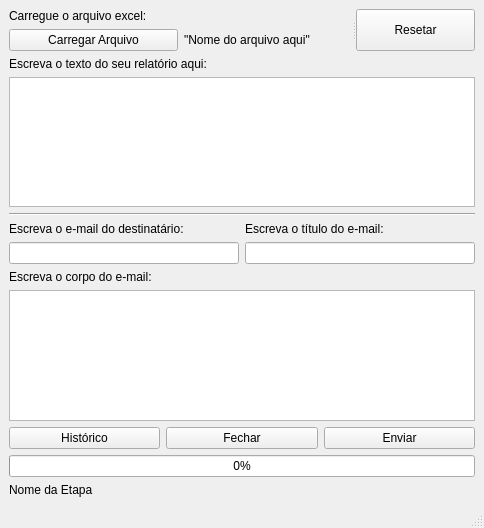
<?xml version="1.0" encoding="UTF-8"?>
<ui version="4.0">
 <class>MainWindow</class>
 <widget class="QMainWindow" name="MainWindow">
  <property name="geometry">
   <rect>
    <x>0</x>
    <y>0</y>
    <width>484</width>
    <height>528</height>
   </rect>
  </property>
  <property name="windowTitle">
   <string>MainWindow</string>
  </property>
  <property name="layoutDirection">
   <enum>Qt::LeftToRight</enum>
  </property>
  <property name="animated">
   <bool>true</bool>
  </property>
  <property name="documentMode">
   <bool>false</bool>
  </property>
  <property name="tabShape">
   <enum>QTabWidget::Rounded</enum>
  </property>
  <widget class="QWidget" name="centralwidget">
   <layout class="QVBoxLayout" name="verticalLayout_7">
    <item>
     <widget class="QSplitter" name="splitter">
      <property name="orientation">
       <enum>Qt::Horizontal</enum>
      </property>
      <widget class="QWidget" name="layoutWidget">
       <layout class="QVBoxLayout" name="verticalLayout">
        <item>
         <widget class="QLabel" name="label_arquivo_excel">
          <property name="text">
           <string>Carregue o arquivo excel:</string>
          </property>
         </widget>
        </item>
        <item>
         <layout class="QHBoxLayout" name="horizontalLayout_2">
          <item>
           <widget class="QPushButton" name="pushButton_carregar_arquivo">
            <property name="text">
             <string>Carregar Arquivo</string>
            </property>
           </widget>
          </item>
          <item>
           <widget class="QLabel" name="label_nome_arquivo">
            <property name="text">
             <string>&quot;Nome do arquivo aqui&quot;</string>
            </property>
           </widget>
          </item>
         </layout>
        </item>
       </layout>
      </widget>
      <widget class="QPushButton" name="pushButton_resetar">
       <property name="enabled">
        <bool>true</bool>
       </property>
       <property name="cursor">
        <cursorShape>ArrowCursor</cursorShape>
       </property>
       <property name="acceptDrops">
        <bool>false</bool>
       </property>
       <property name="toolTip">
        <string/>
       </property>
       <property name="toolTipDuration">
        <number>-1</number>
       </property>
       <property name="autoFillBackground">
        <bool>false</bool>
       </property>
       <property name="text">
        <string>Resetar</string>
       </property>
       <property name="autoDefault">
        <bool>false</bool>
       </property>
       <property name="default">
        <bool>false</bool>
       </property>
       <property name="flat">
        <bool>false</bool>
       </property>
      </widget>
     </widget>
    </item>
    <item>
     <layout class="QVBoxLayout" name="verticalLayout_2">
      <item>
       <widget class="QLabel" name="label_relatorio">
        <property name="text">
         <string>Escreva o texto do seu relatório aqui:</string>
        </property>
       </widget>
      </item>
      <item>
       <widget class="QTextEdit" name="textEdit_relatorio"/>
      </item>
     </layout>
    </item>
    <item>
     <widget class="Line" name="line">
      <property name="orientation">
       <enum>Qt::Horizontal</enum>
      </property>
     </widget>
    </item>
    <item>
     <layout class="QHBoxLayout" name="horizontalLayout_3">
      <item>
       <layout class="QVBoxLayout" name="verticalLayout_3">
        <item>
         <widget class="QLabel" name="label_destinatario">
          <property name="text">
           <string>Escreva o e-mail do destinatário:</string>
          </property>
         </widget>
        </item>
        <item>
         <widget class="QLineEdit" name="lineEdit_destinatario"/>
        </item>
       </layout>
      </item>
      <item>
       <layout class="QVBoxLayout" name="verticalLayout_5">
        <item>
         <widget class="QLabel" name="label_destinatario_2">
          <property name="text">
           <string>Escreva o título do e-mail:</string>
          </property>
         </widget>
        </item>
        <item>
         <widget class="QLineEdit" name="lineEdit_destinatario_2"/>
        </item>
       </layout>
      </item>
     </layout>
    </item>
    <item>
     <layout class="QVBoxLayout" name="verticalLayout_4">
      <item>
       <widget class="QLabel" name="label_destinatario_3">
        <property name="text">
         <string>Escreva o corpo do e-mail:</string>
        </property>
       </widget>
      </item>
      <item>
       <widget class="QTextEdit" name="textEdit"/>
      </item>
     </layout>
    </item>
    <item>
     <layout class="QHBoxLayout" name="horizontalLayout">
      <item>
       <widget class="QPushButton" name="pushButton_historico">
        <property name="text">
         <string>Histórico</string>
        </property>
       </widget>
      </item>
      <item>
       <widget class="QPushButton" name="pushButton_fechar">
        <property name="layoutDirection">
         <enum>Qt::LeftToRight</enum>
        </property>
        <property name="text">
         <string>Fechar</string>
        </property>
       </widget>
      </item>
      <item>
       <widget class="QPushButton" name="pushButton_enviar_email">
        <property name="text">
         <string>Enviar</string>
        </property>
       </widget>
      </item>
     </layout>
    </item>
    <item>
     <layout class="QVBoxLayout" name="verticalLayout_6">
      <item>
       <widget class="QProgressBar" name="progressBar_envio">
        <property name="value">
         <number>0</number>
        </property>
        <property name="orientation">
         <enum>Qt::Horizontal</enum>
        </property>
        <property name="invertedAppearance">
         <bool>false</bool>
        </property>
       </widget>
      </item>
      <item>
       <widget class="QLabel" name="label_nome_etapa">
        <property name="text">
         <string>Nome da Etapa</string>
        </property>
        <property name="textFormat">
         <enum>Qt::PlainText</enum>
        </property>
        <property name="scaledContents">
         <bool>false</bool>
        </property>
        <property name="wordWrap">
         <bool>false</bool>
        </property>
        <property name="indent">
         <number>0</number>
        </property>
       </widget>
      </item>
     </layout>
    </item>
   </layout>
  </widget>
  <widget class="QStatusBar" name="statusbar">
   <property name="sizeGripEnabled">
    <bool>true</bool>
   </property>
  </widget>
 </widget>
 <resources/>
 <connections/>
</ui>
